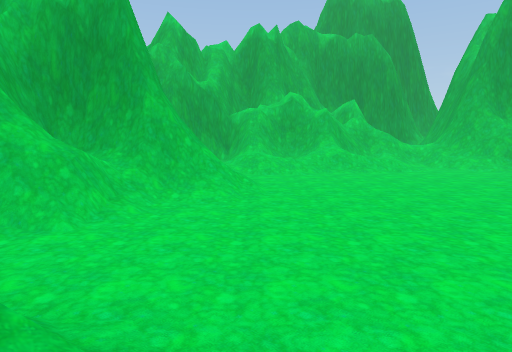
view 1 (above)

16 first-person views from a walk through a Unity game level. The camera is 1.3 m above the floor, tilts 6° down and sees 75° across. The floor is counted in squares, 2 m on a side. Each view is taken from the middle of a square. On the plan, view 1 faces up. The plan holds only what a view shows up to about 10 squares ahead; the rest is blank. The place goes on beyond the plan. The player is left out. Some surface patterns are stand-ins.

view 2
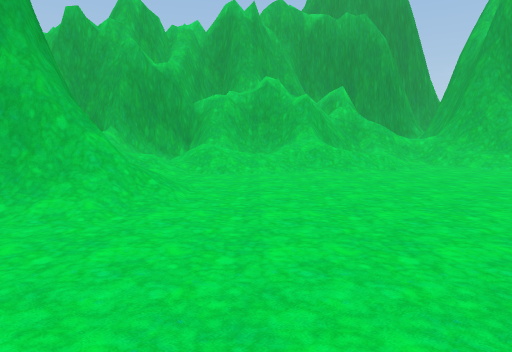

view 3
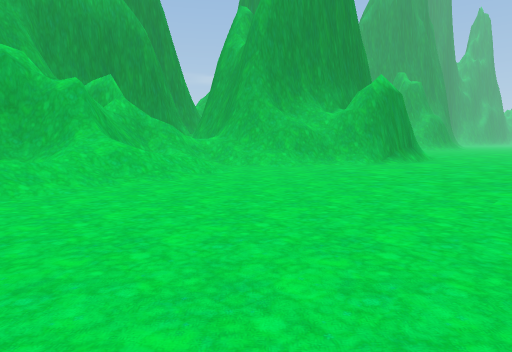

view 4
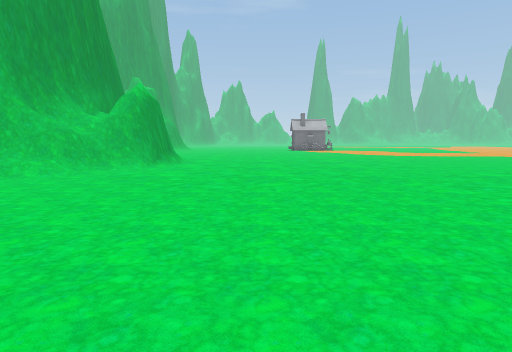

view 5
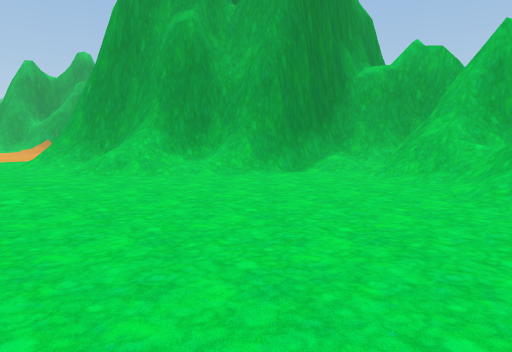

view 6
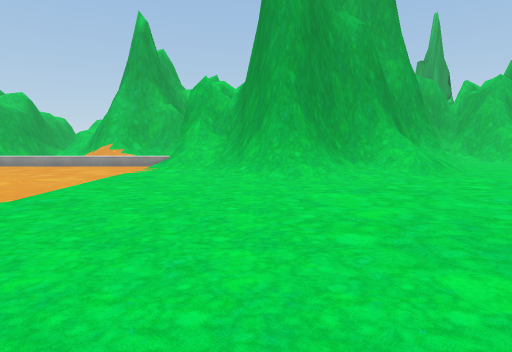

view 7
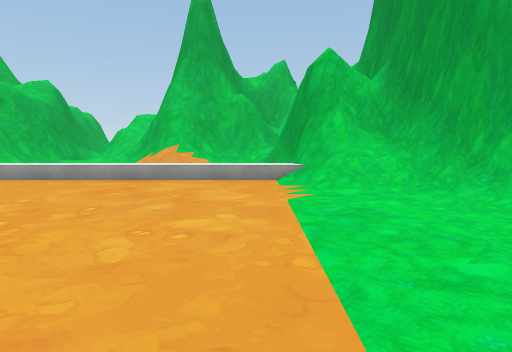

view 8
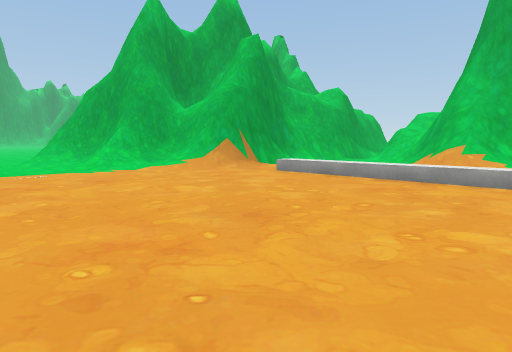

view 9
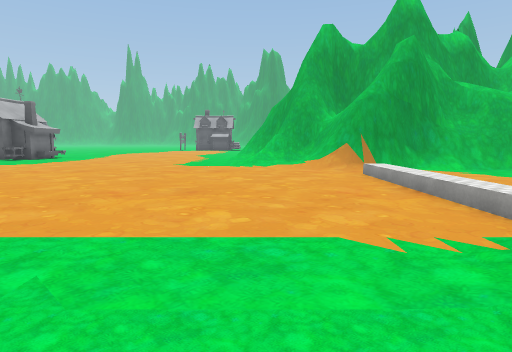

view 10
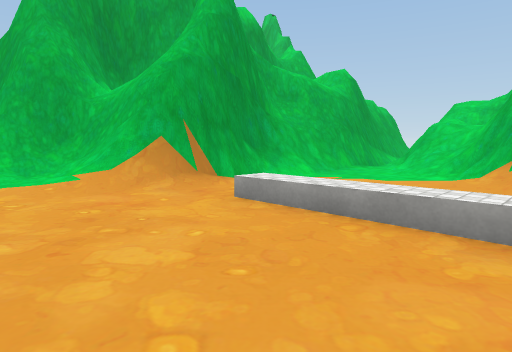

view 11
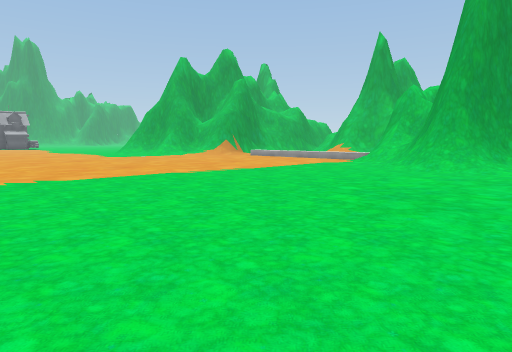

view 12
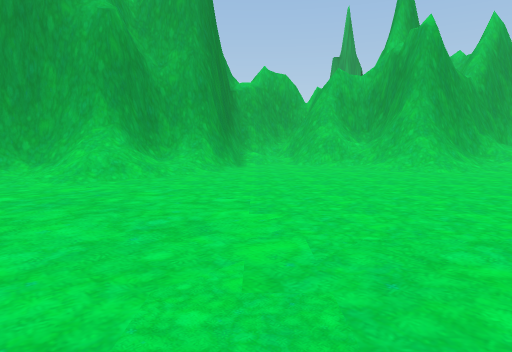

view 13
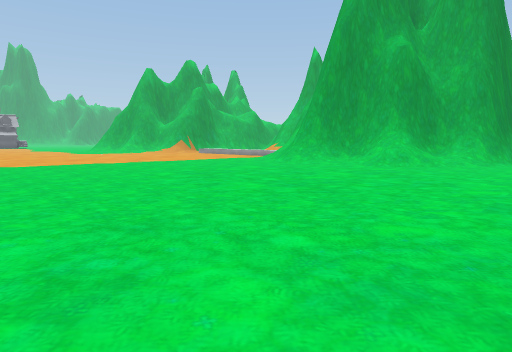

view 14
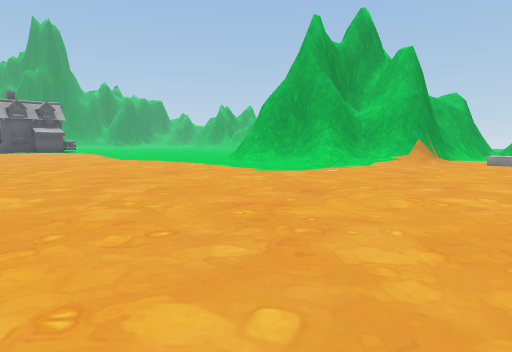

view 15
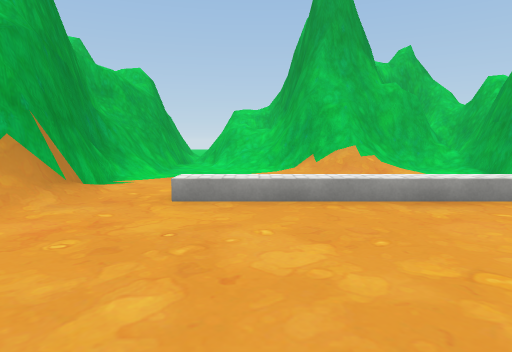

view 16
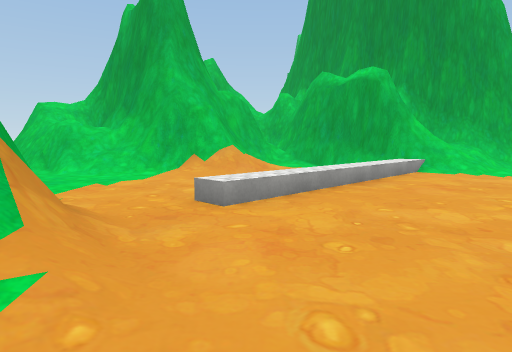

### Floor plan
Key: @ floor where view 1 was taken; # wall or solid block; . floor; / step, stairs or slope; = window, fence, low wall or low ledge.
Columns run from 9 left of view 1 to 10 right of it. Each row starts with its distance up from view 1.
 13             ##
 12       ########=##
 11       #//#/##//=##
 10       #/////////###
  9       #//////...//##
  8       ##/.........//
  7       ###/..........
  6       ###/..........
  5       #=/...........
  4      ###...........
  3      ##/............
  2      #//............
  1      ####/..........
  0         #@/.........
 -1         ##//........
 -2          ##/........
 -3          ##/........
 -4         ###/........
 -5        ##//.........
 -6     #####/.........
 -7     #/. /..........
 -8     #// /..........
 -9     ##/ /..........
-10 #####// /...........
-11  =///.../...........
-12  #==..../...........
-13  =###//.//..........
-14  #########/.........
-15         ###/.......
-16          ##/.......
-17           #//......
-18           ##/......
-19               .....
-20                ....
-21                 ..

Positions as (right, up) in squares from view 1, and headings:
1: (0, 0), facing up
2: (1, 2), facing up
3: (0, 4), facing up-right
4: (-1, 5), facing right
5: (4, 6), facing down-left
6: (8, -4), facing left
7: (5, -7), facing left
8: (5, -7), facing down-left
9: (2, -4), facing down
10: (2, -9), facing down-left
11: (10, -1), facing down-left
12: (7, 2), facing left
13: (10, 3), facing down-left
14: (10, -10), facing down-left
15: (3, -11), facing left
16: (2, -14), facing up-left
